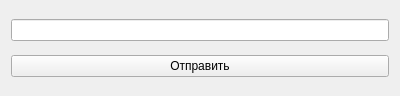
<?xml version="1.0" encoding="UTF-8"?>
<ui version="4.0">
 <class>Widget</class>
 <widget class="QWidget" name="Widget">
  <property name="geometry">
   <rect>
    <x>0</x>
    <y>0</y>
    <width>400</width>
    <height>96</height>
   </rect>
  </property>
  <property name="windowTitle">
   <string>Widget</string>
  </property>
  <layout class="QVBoxLayout" name="verticalLayout">
   <item>
    <widget class="QLineEdit" name="lineEdit"/>
   </item>
   <item>
    <widget class="QPushButton" name="pushButton">
     <property name="text">
      <string>Отправить</string>
     </property>
    </widget>
   </item>
  </layout>
 </widget>
 <layoutdefault spacing="6" margin="11"/>
 <resources/>
 <connections/>
</ui>
